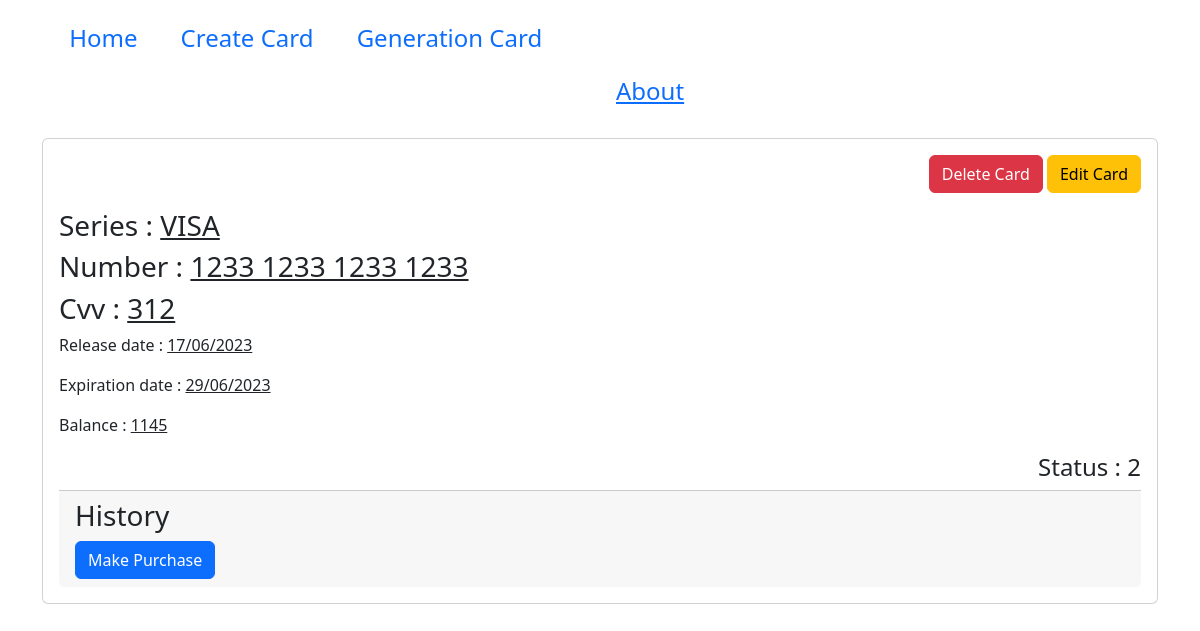
The app's page /3/detail-card/, older data.
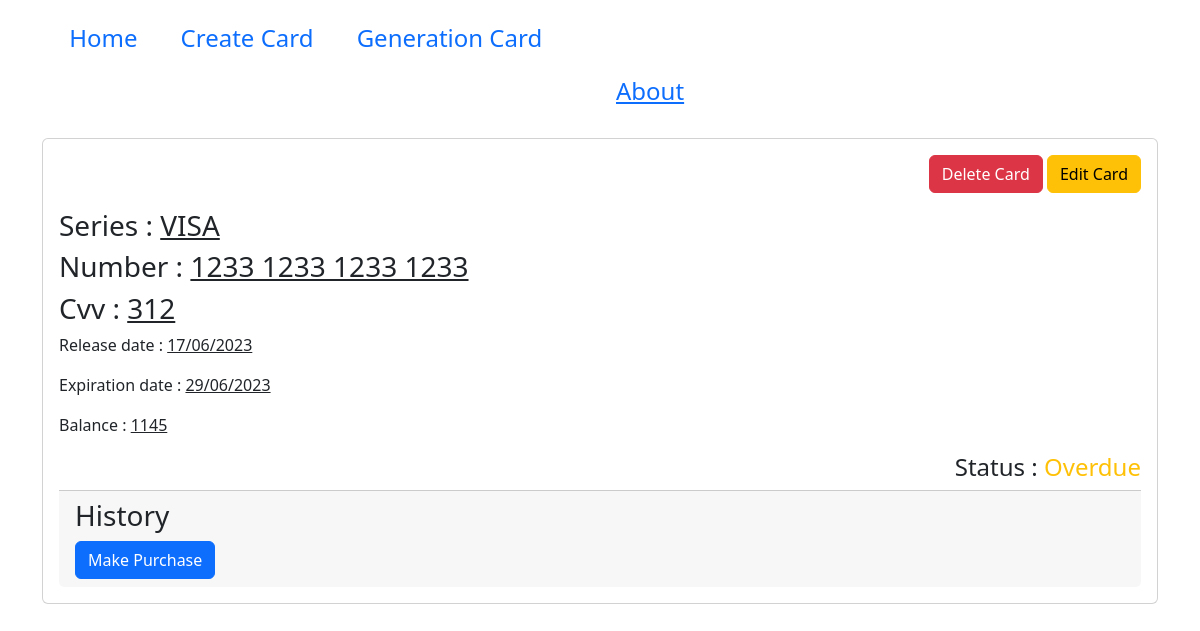
The same page, newer data.
### core/models.py (models this page shows)
class Card(models.Model):
    series = models.CharField(max_length=100)
    number = models.PositiveBigIntegerField()
    release_date = models.DateTimeField()
    end_date = models.DateTimeField()
    cvv = models.IntegerField()
    funds = models.IntegerField()
    status = models.CharField( choices=StatusChoices, blank=True, max_length=20)

### core/views.py (the view, shortened to what this page needs)
# urls.py: path('<int:pk>/detail-card/', views.DetailCardView.as_view()),
class DetailCardView(DetailView):
    model = Card
    template_name = "detail_card.html"

### core/templatetags/core_tags.py (called while the page is built)
@register.filter(name="split")
def get_code(number):
    return ' '.join(wrap(str(number), 4))

@register.filter(name="class_color")
def get_color(value):
    if  value == "Active":
        return "text-success"
    if  value == "Inactive":
        return "text-danger"
    if value == "Overdue":
        return "text-warning"

@register.filter(name="datesplit")
def get_code(value):
    return value.strftime("%d/%m/%Y")

### core/templates/detail_card.html (shortened to what this page needs)
{% extends 'base.html' %}
{% load core_tags %}
{% load static %}
{% block content %}
<div class="container">
    <div class="card">
        <div class="card-body">
            <p align="right"><a class="btn btn-danger" href="/{{ object.id }}/detail-card/delete/"> Delete Card</a>
                <a class="btn btn-warning" href="/{{ object.id }}/detail-card/edit/"> Edit Card</a></p>
            <h3>Series : <u>{{ object.series }}</u></h3>
            <h3>Number : <u>{{ object.number|split }}</u></h3>
            <h3>Cvv : <u>{{ object.cvv }}</u></h3>
            <p>Release date : <u>{{ object.release_date|datesplit }}</u></p>
            <p>Expiration date : <u>{{ object.end_date|datesplit }}</u></p>
            <p>Balance : <u>{{ object.funds }}</u></p>
            <div align="right">
                <h4 align="right"> Status : <span class="{{ object.status|class_color }}">{{ object.status }}</span></h4>
            </div>
            <div class="card-footer">
                <H3>History</H3>
                <a href="/purchase" class="btn btn-primary">Make Purchase</a>
            </div>
        </div>
    </div>
</div>
{% endblock %}

Row changes from the older to the newer data that the page shows:
changed Card "VISA": status "2" → "Overdue"
